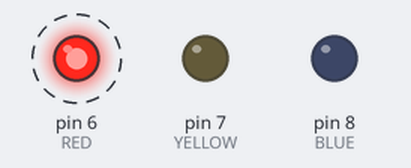
Recording of a sketch running on a simulated Arduino Uno, built with avr-gcc and run on an emulated ATmega328P. On the bench: output pins drawn as LEDs (lit = HIGH). Dashed ring = blinking.

Above: at 0.2 s.
Timing chart, 0 to 3.0 s (numbered marks = the images above):
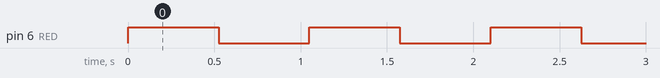

The sketch:

11_Blocking_with_vTasKDly.ino
```cpp
#include <Arduino_FreeRTOS.h>

#define RED    6
#define YELLOW 7
#define BLUE   8

typedef int TaskProfiler;

TaskProfiler  RedLEDProfiler;
TaskProfiler  YellowLEDProfiler;
TaskProfiler  BlueLEDProfiler;

const TickType_t _500ms = pdMS_TO_TICKS(500);
void setup()
{
  Serial.begin(9600);
  xTaskCreate(redLedControllerTask,
              "Red LED Task",
              100,
              NULL,
              1,
              NULL
              );
 xTaskCreate(blueLedControllerTask,
             "Blue LED Task",
             100,
             NULL,
             1,
             NULL);
 xTaskCreate(yellowLedControllerTask,
             "Yellow LED Task",
             100,
             NULL,
             1,
             NULL
             );
}

void redLedControllerTask(void *pvParameters)
{
  pinMode(RED,OUTPUT);

  while(1)
  {
   // Serial.println("This is RED");
    digitalWrite(RED,HIGH);
    vTaskDelay(_500ms);
    digitalWrite(RED,LOW);
    vTaskDelay(_500ms);
  }
}

void blueLedControllerTask(void *pvParameters)
{
    pinMode(BLUE,OUTPUT);
    while(1)
    {
    //  Serial.print("This is BLUE");
    }
}

void yellowLedControllerTask(void *pvParameters)
{
   pinMode(YELLOW,OUTPUT);
  while(1)
  {
  //  Serial.println("This is YELLOW");
  }
}

void loop()
{}
```

Measured:
- by itself, pin 6 (RED): alternates HIGH for 0.53 s and LOW for 0.53 s
